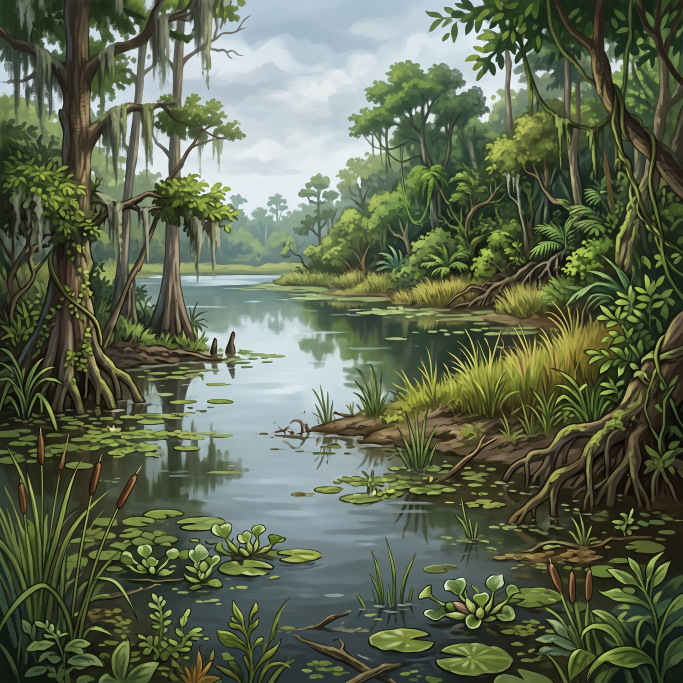
#> input picture assets/biome-selector/aguas_interiores.jpg, 2048 x 2048 px (shown at 1/3 size)
$ python gerar-miniaturas-de-bioma.py
#> lines starting #> are read from the running program, lines starting #| are printed output that depends on the picture
# Miniatura quadrada da arte de cada bioma, para o seletor de biomas (PH-469).
#
# POR QUE ISTO EXISTE. `assets/biome-selector/<chave>.jpg` sao 12 fotos de 2048px,
# 2,8 a 4,0 MB cada, 39 MB no total. Elas foram trazidas na PH-441 para ser o
# FUNDO da trilha, onde uma delas por vez ocupa a tela inteira e o peso se paga.
# O seletor de bioma desenha as DOZE ao mesmo tempo, num icone de ~2em: apontar
# o `<img>` para a arte original faria a tela de 12 cartoes baixar 39 MB para
# preencher 12 quadradinhos de 32px. Isso nao e "arte na tela", e regressao de
# carga.
#
# 256px de lado cobre 32px em tela com folga de 4x para monitor de alta densidade
# e para o cartao crescer. WebP porque a economia contra JPEG na mesma qualidade
# percebida e de ~30% e todo navegador que roda o jogo o suporta.
#
# RECORTE CENTRAL, e nao redimensionamento simples: as 12 artes sao 1:1 ou
# proximas disso, mas nao identicas, e esticar cada uma para o quadrado do icone
# deformaria o horizonte de umas e nao de outras. O recorte central pega o
# assunto da foto em todas.
#
# Uso:  py scripts/gerar-miniaturas-de-bioma.py
#
# Idempotente: rodar duas vezes reescreve os mesmos 12 arquivos com os mesmos
# bytes (PIL e deterministico para este caminho). Ver a nota de
# `quantizar-tiras-vfx.py`, que se declarava idempotente e nao era — aqui a
# entrada nunca e a propria saida, entao nao ha reprocessamento em cascata.
import sys
from pathlib import Path

from PIL import Image

RAIZ = Path(__file__).resolve().parent.parent
ORIGEM = RAIZ / 'assets' / 'biome-selector'
DESTINO = ORIGEM / 'mini'
LADO = 256
QUALIDADE = 82


def recorte_central_quadrado(img: Image.Image) -> Image.Image:
    lado = min(img.width, img.height)
    esq = (img.width - lado) // 2
    topo = (img.height - lado) // 2
    return img.crop((esq, topo, esq + lado, topo + lado))


def main() -> int:
    if not ORIGEM.is_dir():
        print(f'ERRO: {ORIGEM} nao existe', file=sys.stderr)
        return 1
    DESTINO.mkdir(parents=True, exist_ok=True)

    origens = sorted(ORIGEM.glob('*.jpg'))
    if not origens:
        print(f'ERRO: nenhum .jpg em {ORIGEM}', file=sys.stderr)
        return 1

    total_entrada = 0
    total_saida = 0
    for caminho in origens:
        destino = DESTINO / f'{caminho.stem}.webp'
        with Image.open(caminho) as img:
#> img is the input picture: PIL image 2048x2048 RGB; mean R, G, B 95.1, 104.6, 81.6
            quadrado = recorte_central_quadrado(img.convert('RGB'))
            mini = quadrado.resize((LADO, LADO), Image.LANCZOS)
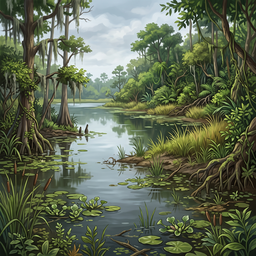
#> mini: PIL image 256x256 RGB; mean R, G, B 95.1, 104.6, 81.6
            mini.save(destino, 'WEBP', quality=QUALIDADE, method=6)
        entrada = caminho.stat().st_size
        saida = destino.stat().st_size
        total_entrada += entrada
        total_saida += saida
        print(f'{caminho.name:>24} {entrada / 1024:>8.0f} KB  ->  {destino.name:<24} {saida / 1024:>6.1f} KB')
#> pass 2 of the loop in main, `for caminho in origens:`:
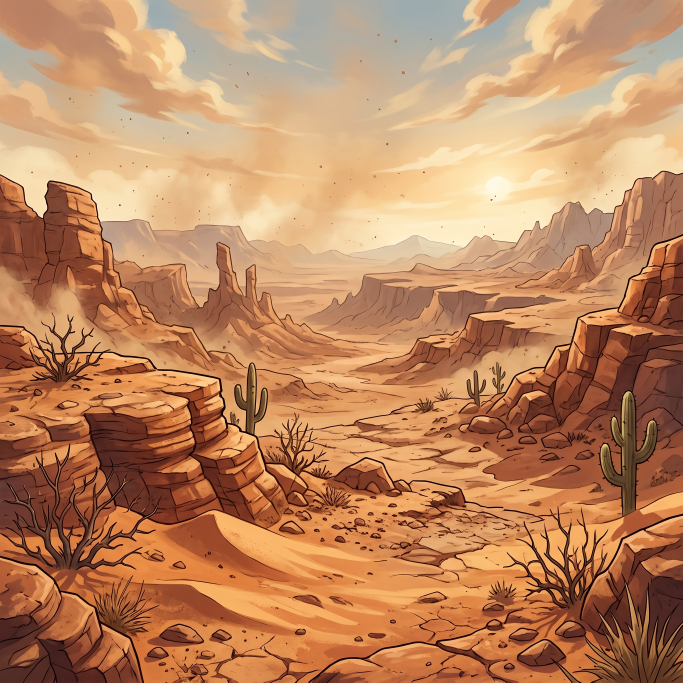
#> input picture assets/biome-selector/aridos.jpg, 2048 x 2048 px (shown at 1/3 size)
#> in main, img is the input picture: PIL image 2048x2048 RGB; mean R, G, B 189.3, 135.7, 96.7
#> in main, `mini = quadrado.resize((LADO, LADO), Image.LANCZOS)`:
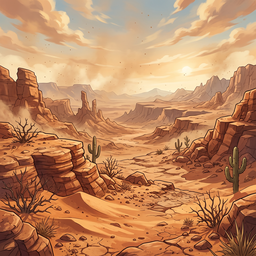
#> mini: PIL image 256x256 RGB; mean R, G, B 189.3, 135.7, 96.8

    print(f'\n{len(origens)} miniaturas: {total_entrada / 1024 / 1024:.1f} MB -> {total_saida / 1024:.0f} KB')
    return 0


if __name__ == '__main__':
    raise SystemExit(main())
#> (the program exits here)
